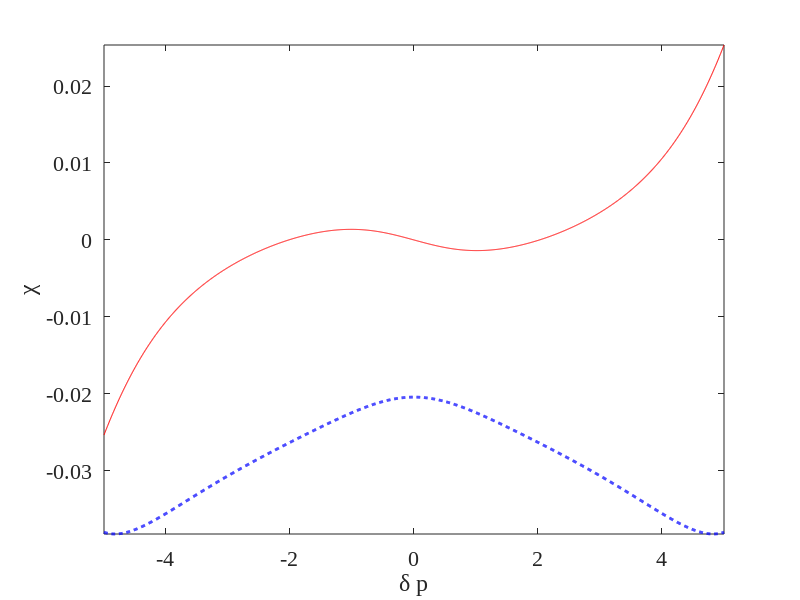

Write the MATLAB code that produced this figure.
 % THE NUMERICAL RESULT OF THE LADDER-STYLE ELECTROMAGNETICALLY INDUCED
% TRANSPARENCY.
clear;clc;
tic
G21 = 3*2*pi*1e6;
G23 = 3*2*pi*1e6;
G43 = 3*2*pi*1e6;
g21=(G23+G21)/2;
g31 = 0.001*2*pi*1e3;
g23=(G23+G21)/2;
g24=(G23+G21+G43)/2;
g43=G43/2;
g41=G43/2;
Dc =0*2*pi*1e6;
Dr = 0*2*pi*1e6;
Dpr = (-5.0:0.005:5.0)*2*pi*1e6;
theta_p = 0;
theta_c = 0;
theta_m = 3*pi/2;
Oc =5.5*2*pi*1e6;
Op =0.01*2*pi*1e6;
Od = 3.5*2*pi*1e6;
Om =0.5*2*pi*1e6;

N0=4*1e10*1e6;
DD=3.58*10^(-29);
e0=8.854188*10^(-12);
Hbar=1.054572*10^(-34);
yet=N0*DD^2/(2*e0*Hbar);
   
epslon=yet;


Op1 = Op*exp(1i*theta_p); Op2 = Op*exp(-1i*theta_p);
Oc1 = Oc*exp(1i*theta_c); Oc2 = Oc*exp(-1i*theta_c);
Od1 = Od; Od2 = Od;

x = zeros(15,1);
re = zeros('like',Dpr);
im = zeros('like',Dpr);
index = 1;
for Dp = Dpr
    % A and b are obtaied from "ladder_eit_sym.m". 
   A =[               0,           0,                0,             -g21, -Om*sin(theta_m),       0,                  0,                0,                0,             -Dp,  Om*cos(theta_m),       0,               -Oc1,                0,               0;...
               0,           0,                0,  Om*sin(theta_m),             -g23,       0,                  0,                0,                0, Om*cos(theta_m),              -Dc,     Od2,                Op1,                0,               0;...
 Om*sin(theta_m),           0, -Om*sin(theta_m),                0,                0,       0,               -g31,                0,                0,            -Oc2,             -Op1,       0,            Dc - Dp,                0,            -Od1;...
               0,           0,                0,                0,                0,    -g24,                  0,                0,                0,               0,              Od1, Dr - Dc,                  0,             -Oc1,             Op1;...
               0,           0,                0,                0,                0,       0,                  0, -Om*sin(theta_m),             -g41,               0,                0,    -Op1,               -Od2, -Om*cos(theta_m),    Dc - Dp - Dr;...
               0,           0,                0,                0,                0,       0,                  0,             -g43,  Om*sin(theta_m),               0,                0,    -Oc1,                  0,               Dr, Om*cos(theta_m);...
               0,         G21,                0,                0,                0,       0, -2*Om*sin(theta_m),                0,                0,     - Op1 - Op2,                0,       0, -2*Om*cos(theta_m),                0,               0;...
               0, - G21 - G23,                0,                0,                0,       0,                  0,                0,                0,       Op1 + Op2,        Oc1 + Oc2,       0,                  0,                0,               0;...
            -G43,   G23 - G43,             -G43,                0,                0,       0,  2*Om*sin(theta_m),                0,                0,               0,      - Oc1 - Oc2,       0,  2*Om*cos(theta_m),        Od1 + Od2,               0;...
             Op1,        -Op1,                0,               Dp, -Om*cos(theta_m),       0,                Oc1,                0,                0,            -g21, -Om*sin(theta_m),       0,                  0,                0,               0;...
               0,        -Oc1,              Oc1, -Om*cos(theta_m),               Dc,    -Od2,                Op1,                0,                0, Om*sin(theta_m),             -g23,       0,                  0,                0,               0;...
 Om*cos(theta_m),           0, -Om*cos(theta_m),              Oc2,             -Op1,       0,            Dp - Dc,                0,              Od1,               0,                0,       0,               -g31,                0,               0;...
               0,           0,                0,                0,             -Od1, Dc - Dr,                  0,              Oc1,              Op1,               0,                0,    -g24,                  0,                0,               0;...
               0,           0,                0,                0,                0,    -Op1,                Od2, -Om*cos(theta_m),     Dp - Dc + Dr,               0,                0,       0,                  0,  Om*sin(theta_m),            -g41;...
             Od2,         Od2,            2*Od2,                0,                0,    -Oc1,                  0,               Dr, -Om*cos(theta_m),               0,                0,       0,                  0,              g43, Om*sin(theta_m)];
 
    b =[0; 0; 0; 0; 0; 0; 0; 0;-G43; 0; 0; 0; 0; 0; Od2];
    x = A\b;
    ddp(index)=Dp;
    rho_21 = (x(4) + 1i*x(10))*epslon;
    re(index) = real(rho_21)/Op;
    im(index) = imag(rho_21)/Op;
% rho_44(index)=(1-x(1)-x(2)-x(3))*epslon/Op;
    index = index + 1;
    
end
figure
plot(Dpr/(2*pi*1e6),re,'r',Dpr/(2*pi*1e6),im,'b--','LineWidth',2);
xlabel('\delta p');
 ylabel('\chi');
axis([-5 5,-inf,inf]);
 set(gca,'FontSize',16,'Fontname', 'Times New Roman'); 
% hold on
% 
% figure(5)
% plot(Dpr/(2*pi*1e6),im,'r--','LineWidth',2);
% xlabel('\delta p');
%  ylabel('\chi');
%  axis([-5 5,-inf,inf]);
%  set(gca,'FontSize',20,'Fontname', 'Times New Roman');
%  hold on
% %  figure
% %  plot(Dpr/(2*pi*1e6),A);
% % set(gca,'FontSize',20,'Fontname', 'Times New Roman');
% % hold on
% toc
% figure
% plot(Dpr/(2*pi*1e6),rho_44,'r','LineWidth',2);
% xlabel('\delta p');
%  ylabel('\chi');
% axis([-5 5,-inf,inf]);
%  set(gca,'FontSize',20,'Fontname', 'Times New Roman'); 
hold on
toc